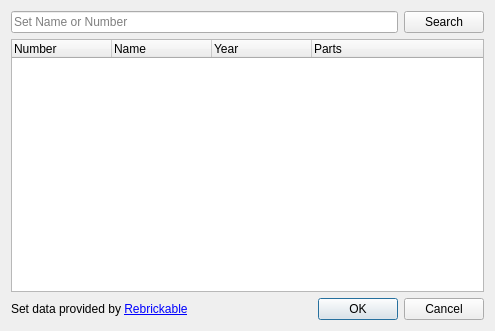
<?xml version="1.0" encoding="UTF-8"?>
<ui version="4.0">
 <class>swSetsDatabaseDialog</class>
 <widget class="QDialog" name="swSetsDatabaseDialog">
  <property name="whatsThis">
   <string>&lt;p&gt;&lt;b&gt;Import Set Inventory&lt;/b&gt;&lt;/p&gt;&lt;p&gt;Search the online Rebrickable database by set name or number. Select a result and choose OK, or double-click it, to download the set inventory for the operation that opened this dialog.&lt;/p&gt;&lt;p&gt;An internet connection is required for searching and downloading inventories.&lt;/p&gt;</string>
  </property>
  <property name="geometry">
   <rect>
    <x>0</x>
    <y>0</y>
    <width>495</width>
    <height>331</height>
   </rect>
  </property>
  <property name="windowTitle">
   <string>Import Set Inventory</string>
  </property>
  <layout class="QVBoxLayout" name="verticalLayout">
   <item>
    <layout class="QHBoxLayout" name="horizontalLayout">
     <item>
      <widget class="QLineEdit" name="SearchEdit">
       <property name="toolTip">
        <string>Enter a set name or number, then press Enter or choose Search.</string>
       </property>
       <property name="accessibleName">
        <string>Set Name or Number</string>
       </property>
       <property name="whatsThis">
        <string>&lt;p&gt;&lt;b&gt;Search Sets&lt;/b&gt;&lt;/p&gt;&lt;p&gt;Enter a set number or words from its name. Press Enter or choose Search to retrieve matching sets. Refine the search if the set you want is not listed.&lt;/p&gt;</string>
       </property>
       <property name="placeholderText">
        <string>Set Name or Number</string>
       </property>
      </widget>
     </item>
     <item>
      <widget class="QPushButton" name="SearchButton">
       <property name="toolTip">
        <string>Search the online database using the entered name or number.</string>
       </property>
       <property name="text">
        <string>Search</string>
       </property>
      </widget>
     </item>
    </layout>
   </item>
   <item>
    <widget class="QTreeWidget" name="SetsTree">
     <property name="toolTip">
      <string>Select a set to download its part inventory.</string>
     </property>
     <property name="accessibleName">
      <string>Set Search Results</string>
     </property>
     <property name="whatsThis">
      <string>&lt;p&gt;&lt;b&gt;Search Results&lt;/b&gt;&lt;/p&gt;&lt;p&gt;Results show the set number, name, release year, and part count. Select the desired set and choose OK, or double-click its row, to download its inventory.&lt;/p&gt;</string>
     </property>
     <property name="rootIsDecorated">
      <bool>false</bool>
     </property>
     <property name="uniformRowHeights">
      <bool>true</bool>
     </property>
     <property name="allColumnsShowFocus">
      <bool>true</bool>
     </property>
     <property name="columnCount">
      <number>4</number>
     </property>
     <column>
      <property name="text">
       <string>Number</string>
      </property>
     </column>
     <column>
      <property name="text">
       <string>Name</string>
      </property>
     </column>
     <column>
      <property name="text">
       <string>Year</string>
      </property>
     </column>
     <column>
      <property name="text">
       <string>Parts</string>
      </property>
     </column>
    </widget>
   </item>
   <item>
    <layout class="QHBoxLayout" name="ButtonLayout">
     <item>
      <widget class="QLabel" name="label">
       <property name="text">
        <string>Set data provided by &lt;a href=&quot;https://www.rebrickable.com&quot;&gt;Rebrickable&lt;/a&gt;</string>
       </property>
       <property name="alignment">
        <set>Qt::AlignLeading|Qt::AlignLeft|Qt::AlignVCenter</set>
       </property>
       <property name="openExternalLinks">
        <bool>true</bool>
       </property>
      </widget>
     </item>
     <item>
      <widget class="QDialogButtonBox" name="buttonBox">
       <property name="orientation">
        <enum>Qt::Horizontal</enum>
       </property>
       <property name="standardButtons">
        <set>QDialogButtonBox::Cancel|QDialogButtonBox::Ok</set>
       </property>
      </widget>
     </item>
    </layout>
   </item>
  </layout>
 </widget>
 <resources/>
 <connections>
  <connection>
   <sender>buttonBox</sender>
   <signal>accepted()</signal>
   <receiver>swSetsDatabaseDialog</receiver>
   <slot>accept()</slot>
   <hints>
    <hint type="sourcelabel">
     <x>248</x>
     <y>254</y>
    </hint>
    <hint type="destinationlabel">
     <x>157</x>
     <y>274</y>
    </hint>
   </hints>
  </connection>
  <connection>
   <sender>buttonBox</sender>
   <signal>rejected()</signal>
   <receiver>swSetsDatabaseDialog</receiver>
   <slot>reject()</slot>
   <hints>
    <hint type="sourcelabel">
     <x>316</x>
     <y>260</y>
    </hint>
    <hint type="destinationlabel">
     <x>286</x>
     <y>274</y>
    </hint>
   </hints>
  </connection>
 </connections>
</ui>
